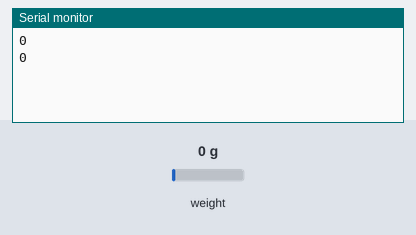
Bench run of a sketch on a simulated Arduino Uno, built with avr-gcc and run on an emulated ATmega328P. Parts: the last lines printed to the serial monitor. The inputs (shaded band) are chosen by the test bench; at power-on: weight on the scale 0 g.

Above: at 3.0 s.
3.1 s: weight on the scale set to 100 g
At 4.4 s:
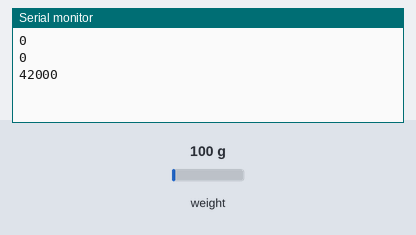
4.8 s: weight on the scale set to 1250 g
At 6.4 s:
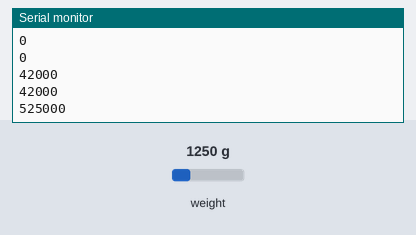
Timing chart, 0 to 7.9 s (numbered marks = the images above; inputs shaded):
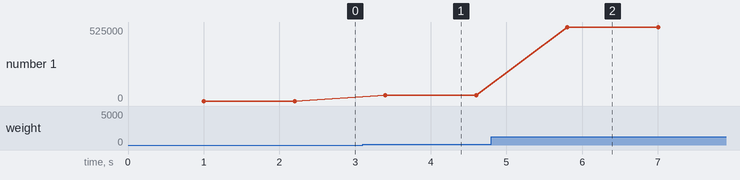

The sketch:

HX711Calibration.ino
```cpp
#include "HX711.h"

HX711 scale;

void setup() {
  // put your setup code here, to run once:
  Serial.begin(38400);
  scale.begin(A0, A1);
}

void loop() {
  // put your main code here, to run repeatedly:
  Serial.println(scale.averageValue());
  delay(200);
}
```

Measured:
- after the input at 3.1 s, the serial monitor: prints a new line after 0.30 s (image 1)
- after the input at 4.8 s, the serial monitor: prints a new line after 1.0 s (image 2)
- plotted number 1: 0 → 42000 after the input at 3.1 s, 42000 → 525000 after the input at 4.8 s
